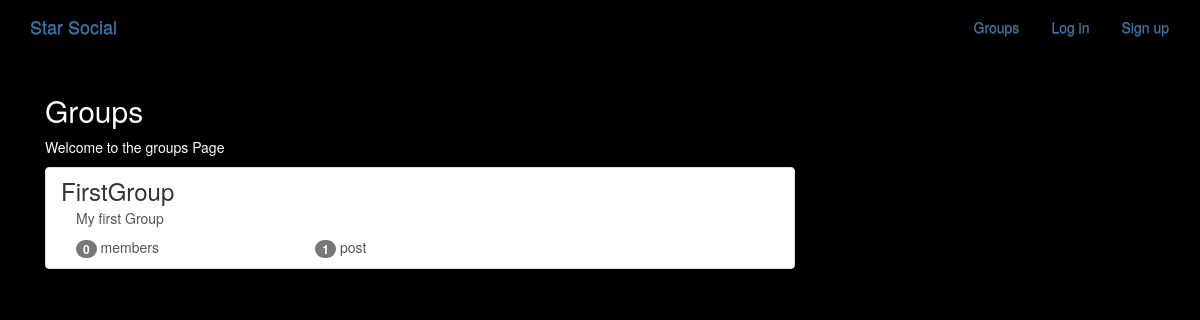
Before: /groups/ with the older database file.
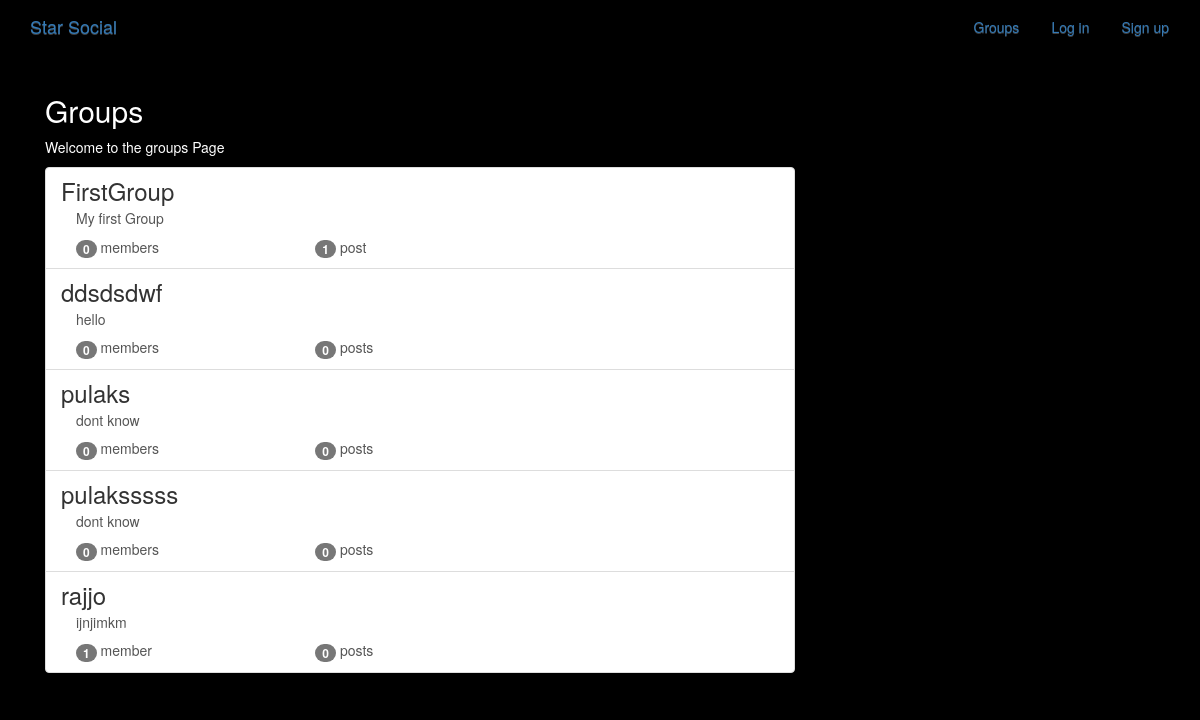
After: the same page with the newer database file.
### groups/models.py (models this page shows, shortened)
class Group(models.Model):
    name = models.CharField(max_length = 255, unique = True)
    slug = models.SlugField(allow_unicode = True, unique = True)
    description = models.TextField(blank = True, default = '')
    description_html = models.TextField(editable = False, default = '', blank = True)
    members = models.ManyToManyField(User, through = 'GroupMember')
    class Meta:
        ordering = ['name']

### groups/views.py (the view)
# urls.py: path('', views.ListGroups.as_view(), name="all"),
class ListGroups(generic.ListView):
    model = Group

### groups/templates/groups/group_list.html (shortened to what this page needs)
{% extends "groups/group_base.html" %}
{% block pregroup %}
  <div class = "col-md-8">
    <div class = "content">
      <h2> Groups </h2>
      <p> Welcome to the groups Page </p>
    </div>
  </div>
{% endblock %}
{% block group_content %}
  <div class = "col-md-8">
    <div class = "list-group">
      {% for group in object_list %}
        <a class = "list-group-item" href = "{% url 'groups:single' slug=group.slug %}">
          <h3 class = "title list-group-item-heading">{{group.name}}</h3>
          <div class = "list-group-item-text container-fluid">
            {{group.description_html|safe}}
            <div class = "row">
              <div class = "col-md-4" >
                <span class = "badge">{{group.members.count}}</span>
                member{{group.members.count|pluralize}}
              </div>
              <div class = "col-md-4">
                <span class = "badge">{{group.posts.count}}</span>
                post{{group.posts.count|pluralize}}
              </div>
            </div>
          </div>
        </a>
      {% endfor %}
    </div>
  </div>
{% endblock %}

### groups/templates/groups/group_base.html (shortened to what this page needs)
{% extends "base.html" %}
{% block content %}
<div class = "container">
  <div class = "row">
    {% block pregroup%} {% endblock %}
    {% block group_content %} {% endblock %}
  </div>
</div>
{% endblock %}

### templates/base.html (shortened to what this page needs)
<!DOCTYPE html>
{% load staticfiles %}
<html>
<head>
  <link rel="stylesheet" href="https://maxcdn.bootstrapcdn.com/bootstrap/3.3.7/css/bootstrap.min.css">
  <link rel="stylesheet" href="https://maxcdn.bootstrapcdn.com/bootstrap/3.3.7/css/bootstrap-theme.min.css">
  <link rel="stylesheet" href="{% static 'Website/css/master.css'%}">
</head>
<body>
      <nav class="navbar  mynav" role="navigation" id="navbar">
      			<div class="container">
              <a class="navbar-brand mynav" href="{% url 'home' %}">Star Social</a>
      					<ul class="nav navbar-nav navbar-right">
      						{% if user.is_authenticated %}
                        <li><a href="{% url 'posts:create' %}" class="btn btn-simple">Post</a></li>
                        <li><a href="{% url 'groups:all' %}" class="btn btn-simple">Groups</a></li>
                        <li><a href="{% url 'groups:create' %}" class="btn btn-simple">Create Group</a></li>
                        <li><a href="{% url 'accounts:logout' %}" class="btn btn-simple">Log out</a></li>
      						{% else %}
      						      <li><a href="{% url 'groups:all' %}"class="btn btn-simple">Groups</a></li>
      						      <li><a href="{% url 'accounts:login' %}" class="btn btn-simple">Log in</a></li>
      						      <li><a href="{% url 'accounts:signup' %}" class="btn btn-simple">Sign up</a></li>
      						{% endif %}
      					</ul>
      			</div>
      		</nav>
    <div class="container mycontent">
    {% block content %}
    {% endblock %}
  </div>
</body>
</html>

### static/Website/css/master.css (style rules this page uses)
body { margin: 0; overflow: hidden; background-color: black; color:white; }

Changed rows visible on the page:
added Group: name "ddsdsdwf", description_html "hello", members.count "0", posts.count "0"
added Group: name "pulaks", description_html "dont know", members.count "0", posts.count "0"
added Group: name "pulaksssss", description_html "dont know", members.count "0", posts.count "0"
added Group: name "rajjo", description_html "ijnjimkm", members.count "1", posts.count "0"
